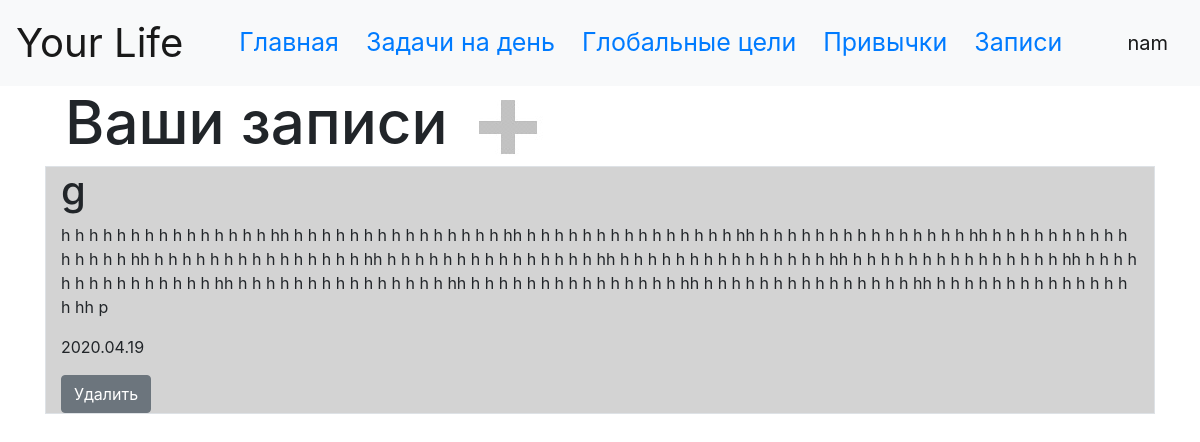
The page /blog (signed in) on the database its author committed.
### data/users.py (models this page shows, shortened)
class User(SqlAlchemyBase, UserMixin, SerializerMixin):
    __tablename__ = 'users'
    id = sqlalchemy.Column(sqlalchemy.Integer,
                           primary_key=True, autoincrement=True)
    surname = sqlalchemy.Column(sqlalchemy.String, nullable=True)
    name = sqlalchemy.Column(sqlalchemy.String, nullable=True)
    age = sqlalchemy.Column(sqlalchemy.Integer, nullable=True)
    about = sqlalchemy.Column(sqlalchemy.String, nullable=True)
    email = sqlalchemy.Column(sqlalchemy.String,
                              index=True, unique=True, nullable=True)
    hashed_password = sqlalchemy.Column(sqlalchemy.String, nullable=True)
    modified_date = sqlalchemy.Column(sqlalchemy.DateTime,
                                      default=datetime.datetime.now)
    task = orm.relation("Task", back_populates='user')
    aim = orm.relation("Aim", back_populates='user')
    habit = orm.relation("Habit", back_populates='user')
    blog = orm.relation("Blog", back_populates='user')

### data/blogs.py (models this page shows)
class Blog(SqlAlchemyBase, UserMixin, SerializerMixin):
    __tablename__ = 'blogs'
    date = '.'.join(str(datetime.date.today()).split('-'))
    id = sqlalchemy.Column(sqlalchemy.Integer,
                           primary_key=True, autoincrement=True)
    name = sqlalchemy.Column(sqlalchemy.String, nullable=True)
    about = sqlalchemy.Column(sqlalchemy.String, nullable=True)
    author = sqlalchemy.Column(sqlalchemy.Integer,
                               sqlalchemy.ForeignKey("users.id"), nullable=True)
    create_date = sqlalchemy.Column(sqlalchemy.String,
                                    default=date)
    user = orm.relation('User')

### server.py (the view)
@app.route('/blog')
def blog():
    session = db_session.create_session()
    blog = session.query(Blog)
    return render_template("blogs.html", news=blog)

### data/db_session.py (called while the page is built)
def create_session() -> Session:
    global __factory
    return __factory()

### server.py (called while the page is built)
@login_manager.user_loader
def load_user(user_id):
    session = db_session.create_session()
    return session.query(User).get(user_id)

### templates/blogs.html
{% extends "base.html" %}
{% block content %}
<h1 style="font-size: 60px; margin-left: 20px;">Ваши записи
    <a href="/add_blog" style="text-indent: 800 px;">
        <img src="{{ url_for('static', filename='add_icon.jpg') }}">
    </a>
</h1>
<nav>
    {% for item in news[::-1] %}
    {% if current_user.email == item.author %}
    <div class="col-md6 rounded">
        <label class='border container' style="background-color: lightgrey;">
            <h1>
                {{ item.name }}
            </h1>
            <p>
                {{ item.about }}
            </p>
            <p>
                {{ item.create_date }}
            </p>
            <div>
                <a href="/blog_delete/{{ item.id }}" class="btn btn-secondary">Удалить</a>
            </div>
        </label>
    </div>
    {% endif %}
    {% endfor %}
</nav>
{% endblock %}

### templates/base.html (shortened to what this page needs)
<!doctype html>
<html lang="en">
<head>
    <link rel="stylesheet"
          href="https://stackpath.bootstrapcdn.com/bootstrap/4.4.1/css/bootstrap.min.css"
>
</head>
<body>
<header>
    <nav class="navbar navbar-light bg-light">
        <a class="navbar-brand" href="#" style="font-size: 40px;">Your Life</a>
        <div class="menu mr-auto" style="font-size: 25px; margin-left: 20px;">
            {% if current_user.is_authenticated %}
            <a href="/" style="font-size: 25px; margin-left: 20px;">Главная</a>
            <a href="/tasks" style="font-size: 25px; margin-left: 20px;">Задачи на день</a>
            <a href="/aims" style="font-size: 25px; margin-left: 20px;">Глобальные цели</a>
            <a href="/habits" style="font-size: 25px; margin-left: 20px;">Привычки</a>
            <a href="/blog" style="font-size: 25px; margin-left: 20px;">Записи</a>
            {% endif %}
        </div>
        {% if current_user.is_authenticated %}
        <a class="navbar-brand" href="/logout" style="font-size: 20px;">{{ current_user.name }}</a>
        {% else %}
        <p>
            <a class="btn btn-primary " href="/register">Зарегистрироваться</a>
            <a class="btn btn-success" href="/login">Войти</a>
        </p>
        {% endif %}
    </nav>
</header>
<main role="main" class="container">
    {% block content %} {% endblock %}
</main>
</body>
</html>

### rows shown on the page
User: name "nam"
Blog: name "g", about "h h h h h h h h h h h h h h h hh h h h h h h h h h h h h h h h hh h h h h h h h h h h h h h h h hh h h h h h h h h h h h h h h h hh h h h h h h h h h h h h h h h hh h h h h h h h h h h h h h h h hh h h h h h h h h h h h h h h h hh h h h h h h h h h h h h h h h hh h h h h h h h h h h h h h h h hh h h h h h h h h h h h h h h h hh h h h h h h h h h h h h h h h hh h h h h h h h h h h h h h h h hh h h h h h h h h h h h h h h h hh h h h h h h h h h h h h h h h hh p", create_date "2020.04.19"
